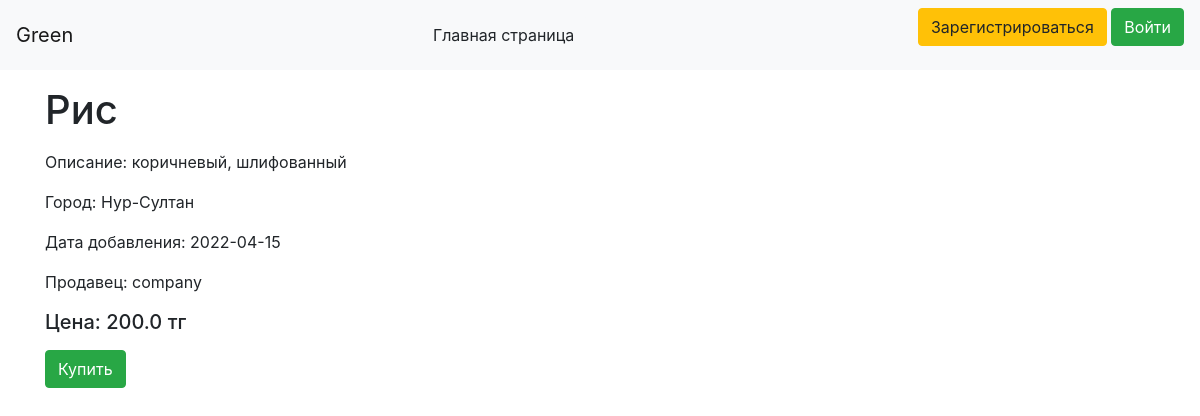
/products/1, run on the app's committed database.
### data/product.py (models this page shows)
class Products(SqlAlchemyBase):
    __tablename__ = 'products'
    id = sqlalchemy.Column(sqlalchemy.Integer,
                           primary_key=True, autoincrement=True)
    title = sqlalchemy.Column(sqlalchemy.String, nullable=True)
    description = sqlalchemy.Column(sqlalchemy.String, nullable=True)
    city = sqlalchemy.Column(sqlalchemy.String, nullable=True)
    price = sqlalchemy.Column(sqlalchemy.Float, nullable=True)
    created_date = sqlalchemy.Column(sqlalchemy.String, nullable=False)
    company_id = sqlalchemy.Column(sqlalchemy.Integer,
                                   sqlalchemy.ForeignKey("users.id"))
    company = orm.relation('User')

### data/users.py (models this page shows, shortened)
class User(SqlAlchemyBase, UserMixin, SerializerMixin):
    __tablename__ = 'users'
    id = sqlalchemy.Column(sqlalchemy.Integer,
                           primary_key=True, autoincrement=True)
    login = sqlalchemy.Column(sqlalchemy.String, nullable=True)
    email = sqlalchemy.Column(sqlalchemy.String,
                              index=True, unique=True, nullable=True)
    hashed_password = sqlalchemy.Column(sqlalchemy.String, nullable=True)
    created_date = sqlalchemy.Column(sqlalchemy.DateTime,
                                     default=datetime.datetime.now)
    is_company = sqlalchemy.Column(sqlalchemy.Boolean)

### data/products_blueprint.py (the view)
@blueprint.route('/products/<int:id>')
def open_product(id):
    global product_list
    product_list.clear()
    db_sess = db_session.create_session()
    products = db_sess.query(Products).get(id)
    users = db_sess.query(User).get(products.company_id)
    product_list.append(products.title)
    product_list.append(str(datetime.datetime.now())[0:10])
    if not products:
        return jsonify({'error': 'Not found'})
    return render_template('one_product.html', products=products, users=users)

### data/db_session.py (called while the page is built)
def create_session() -> Session:
    global __factory
    return __factory()

### templates/one_product.html (shortened to what this page needs)
{% extends "base.html" %}
{% block content %}
<p><h1>{{ products.title }}</h1><p>
<div>
    <p>Описание: {{ products.description }}
</div>
<div>
    <p>Город: {{ products.city }}
</div>
<div>
    <p>Дата добавления: {{ products.created_date[0:10] }}
</div>
<div>
    <p>Продавец: {{ users.login }}
</div>
<div>
    <p><h5>Цена: {{ products.price }} тг</h5>
</div>
{% if current_user.is_company != True %}
<div><a class="btn btn-success" href="/add_to_basket">Купить</a></div>
{% endif %}
{% endblock %}

### data on the page
Products: title "Рис", description "коричневый, шлифованный", city "Нур-Султан", created_date "2022-04-15", price "200.0"
User: login "company"
